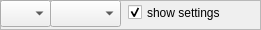
      <widget class="QFrame" name="frame">
       <property name="minimumSize">
        <size>
         <width>261</width>
         <height>30</height>
        </size>
       </property>
       <property name="maximumSize">
        <size>
         <width>261</width>
         <height>30</height>
        </size>
       </property>
       <property name="frameShape">
        <enum>QFrame::StyledPanel</enum>
       </property>
       <property name="frameShadow">
        <enum>QFrame::Raised</enum>
       </property>
       <widget class="QComboBox" name="D3">
        <property name="geometry">
         <rect>
          <x>0</x>
          <y>0</y>
          <width>51</width>
          <height>27</height>
         </rect>
        </property>
       </widget>
       <widget class="QCheckBox" name="show_settings">
        <property name="geometry">
         <rect>
          <x>128</x>
          <y>0</y>
          <width>131</width>
          <height>25</height>
         </rect>
        </property>
        <property name="text">
         <string>show settings</string>
        </property>
        <property name="checked">
         <bool>true</bool>
        </property>
       </widget>
       <widget class="QComboBox" name="D3scale_mode">
        <property name="geometry">
         <rect>
          <x>50</x>
          <y>0</y>
          <width>71</width>
          <height>27</height>
         </rect>
        </property>
        <property name="toolTip">
         <string>3D scene scale mode</string>
        </property>
       </widget>
      </widget>
